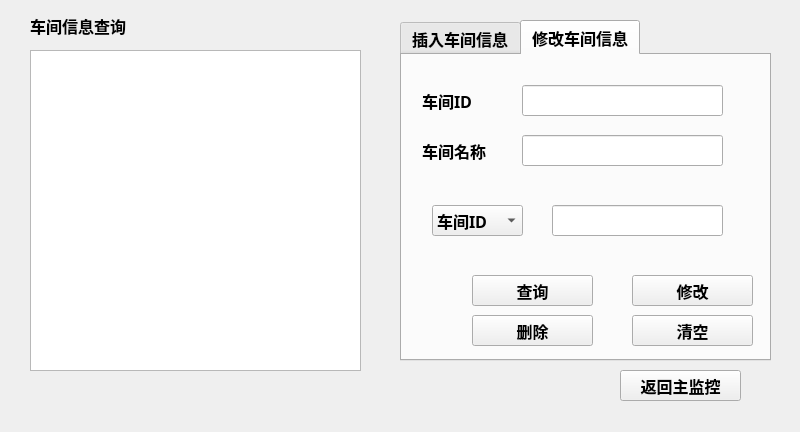
<?xml version="1.0" encoding="UTF-8"?>
<ui version="4.0">
 <class>theworkshopmangage</class>
 <widget class="QMainWindow" name="theworkshopmangage">
  <property name="geometry">
   <rect>
    <x>0</x>
    <y>0</y>
    <width>800</width>
    <height>432</height>
   </rect>
  </property>
  <property name="font">
   <font>
    <family>宋体</family>
    <pointsize>12</pointsize>
    <weight>75</weight>
    <bold>true</bold>
   </font>
  </property>
  <property name="windowTitle">
   <string>车间信息监控</string>
  </property>
  <widget class="QWidget" name="centralwidget">
   <widget class="QTableView" name="tableView">
    <property name="geometry">
     <rect>
      <x>30</x>
      <y>50</y>
      <width>331</width>
      <height>321</height>
     </rect>
    </property>
   </widget>
   <widget class="QLabel" name="label">
    <property name="geometry">
     <rect>
      <x>30</x>
      <y>10</y>
      <width>121</width>
      <height>31</height>
     </rect>
    </property>
    <property name="text">
     <string>车间信息查询</string>
    </property>
   </widget>
   <widget class="QTabWidget" name="tabWidget">
    <property name="geometry">
     <rect>
      <x>400</x>
      <y>20</y>
      <width>371</width>
      <height>341</height>
     </rect>
    </property>
    <property name="currentIndex">
     <number>1</number>
    </property>
    <widget class="QWidget" name="tab">
     <attribute name="title">
      <string>插入车间信息</string>
     </attribute>
     <widget class="QLabel" name="label_2">
      <property name="geometry">
       <rect>
        <x>20</x>
        <y>30</y>
        <width>81</width>
        <height>31</height>
       </rect>
      </property>
      <property name="text">
       <string>车间ID</string>
      </property>
     </widget>
     <widget class="QLabel" name="label_3">
      <property name="geometry">
       <rect>
        <x>20</x>
        <y>80</y>
        <width>81</width>
        <height>31</height>
       </rect>
      </property>
      <property name="text">
       <string>车间名称</string>
      </property>
     </widget>
     <widget class="QLineEdit" name="lineEdit">
      <property name="geometry">
       <rect>
        <x>120</x>
        <y>30</y>
        <width>171</width>
        <height>31</height>
       </rect>
      </property>
     </widget>
     <widget class="QLineEdit" name="lineEdit_2">
      <property name="geometry">
       <rect>
        <x>120</x>
        <y>80</y>
        <width>171</width>
        <height>31</height>
       </rect>
      </property>
     </widget>
     <widget class="QPushButton" name="pushButton">
      <property name="geometry">
       <rect>
        <x>210</x>
        <y>170</y>
        <width>121</width>
        <height>31</height>
       </rect>
      </property>
      <property name="text">
       <string>插入</string>
      </property>
     </widget>
     <widget class="QPushButton" name="pushButton_2">
      <property name="geometry">
       <rect>
        <x>210</x>
        <y>220</y>
        <width>121</width>
        <height>31</height>
       </rect>
      </property>
      <property name="text">
       <string>清空</string>
      </property>
     </widget>
    </widget>
    <widget class="QWidget" name="tab_2">
     <attribute name="title">
      <string>修改车间信息</string>
     </attribute>
     <widget class="QPushButton" name="pushButton_4">
      <property name="geometry">
       <rect>
        <x>230</x>
        <y>260</y>
        <width>121</width>
        <height>31</height>
       </rect>
      </property>
      <property name="text">
       <string>清空</string>
      </property>
     </widget>
     <widget class="QLabel" name="label_4">
      <property name="geometry">
       <rect>
        <x>20</x>
        <y>30</y>
        <width>81</width>
        <height>31</height>
       </rect>
      </property>
      <property name="text">
       <string>车间ID</string>
      </property>
     </widget>
     <widget class="QLineEdit" name="lineEdit_3">
      <property name="geometry">
       <rect>
        <x>120</x>
        <y>30</y>
        <width>201</width>
        <height>31</height>
       </rect>
      </property>
     </widget>
     <widget class="QLineEdit" name="lineEdit_4">
      <property name="geometry">
       <rect>
        <x>120</x>
        <y>80</y>
        <width>201</width>
        <height>31</height>
       </rect>
      </property>
     </widget>
     <widget class="QLabel" name="label_5">
      <property name="geometry">
       <rect>
        <x>20</x>
        <y>80</y>
        <width>81</width>
        <height>31</height>
       </rect>
      </property>
      <property name="text">
       <string>车间名称</string>
      </property>
     </widget>
     <widget class="QPushButton" name="pushButton_5">
      <property name="geometry">
       <rect>
        <x>230</x>
        <y>220</y>
        <width>121</width>
        <height>31</height>
       </rect>
      </property>
      <property name="text">
       <string>修改</string>
      </property>
     </widget>
     <widget class="QPushButton" name="pushButton_6">
      <property name="geometry">
       <rect>
        <x>70</x>
        <y>220</y>
        <width>121</width>
        <height>31</height>
       </rect>
      </property>
      <property name="text">
       <string>查询</string>
      </property>
     </widget>
     <widget class="QPushButton" name="pushButton_7">
      <property name="geometry">
       <rect>
        <x>70</x>
        <y>260</y>
        <width>121</width>
        <height>31</height>
       </rect>
      </property>
      <property name="text">
       <string>删除</string>
      </property>
     </widget>
     <widget class="QComboBox" name="comboBox">
      <property name="geometry">
       <rect>
        <x>30</x>
        <y>150</y>
        <width>91</width>
        <height>31</height>
       </rect>
      </property>
      <item>
       <property name="text">
        <string>车间ID</string>
       </property>
      </item>
      <item>
       <property name="text">
        <string>车间名称</string>
       </property>
      </item>
     </widget>
     <widget class="QLineEdit" name="lineEdit_5">
      <property name="geometry">
       <rect>
        <x>150</x>
        <y>150</y>
        <width>171</width>
        <height>31</height>
       </rect>
      </property>
     </widget>
    </widget>
   </widget>
   <widget class="QPushButton" name="TWM_Comback_pushButton">
    <property name="geometry">
     <rect>
      <x>620</x>
      <y>370</y>
      <width>121</width>
      <height>31</height>
     </rect>
    </property>
    <property name="text">
     <string>返回主监控</string>
    </property>
   </widget>
  </widget>
  <widget class="QMenuBar" name="menubar">
   <property name="geometry">
    <rect>
     <x>0</x>
     <y>0</y>
     <width>800</width>
     <height>23</height>
    </rect>
   </property>
  </widget>
 </widget>
 <resources/>
 <connections/>
</ui>
